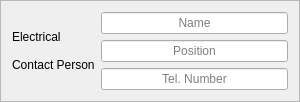
      <widget class="QFrame" name="frame">
       <property name="minimumSize">
        <size>
         <width>300</width>
         <height>0</height>
        </size>
       </property>
       <property name="maximumSize">
        <size>
         <width>300</width>
         <height>16777215</height>
        </size>
       </property>
       <property name="frameShape">
        <enum>QFrame::StyledPanel</enum>
       </property>
       <property name="frameShadow">
        <enum>QFrame::Plain</enum>
       </property>
       <property name="lineWidth">
        <number>1</number>
       </property>
       <property name="midLineWidth">
        <number>0</number>
       </property>
       <layout class="QGridLayout" name="gridLayout">
        <item row="0" column="1">
         <widget class="QLineEdit" name="el_contact_name">
          <property name="maximumSize">
           <size>
            <width>200</width>
            <height>16777215</height>
           </size>
          </property>
          <property name="text">
           <string/>
          </property>
          <property name="alignment">
           <set>Qt::AlignCenter</set>
          </property>
          <property name="placeholderText">
           <string>Name</string>
          </property>
         </widget>
        </item>
        <item row="1" column="1">
         <widget class="QLineEdit" name="el_contact_position">
          <property name="maximumSize">
           <size>
            <width>200</width>
            <height>16777215</height>
           </size>
          </property>
          <property name="text">
           <string/>
          </property>
          <property name="alignment">
           <set>Qt::AlignCenter</set>
          </property>
          <property name="placeholderText">
           <string>Position</string>
          </property>
         </widget>
        </item>
        <item row="2" column="1">
         <widget class="QLineEdit" name="el_contact_phone">
          <property name="maximumSize">
           <size>
            <width>200</width>
            <height>16777215</height>
           </size>
          </property>
          <property name="text">
           <string/>
          </property>
          <property name="alignment">
           <set>Qt::AlignCenter</set>
          </property>
          <property name="placeholderText">
           <string>Tel. Number</string>
          </property>
         </widget>
        </item>
        <item row="0" column="0" rowspan="3">
         <widget class="QLabel" name="label_5">
          <property name="maximumSize">
           <size>
            <width>100</width>
            <height>16777215</height>
           </size>
          </property>
          <property name="styleSheet">
           <string notr="true"/>
          </property>
          <property name="text">
           <string>Electrical

Contact Person</string>
          </property>
         </widget>
        </item>
       </layout>
      </widget>
